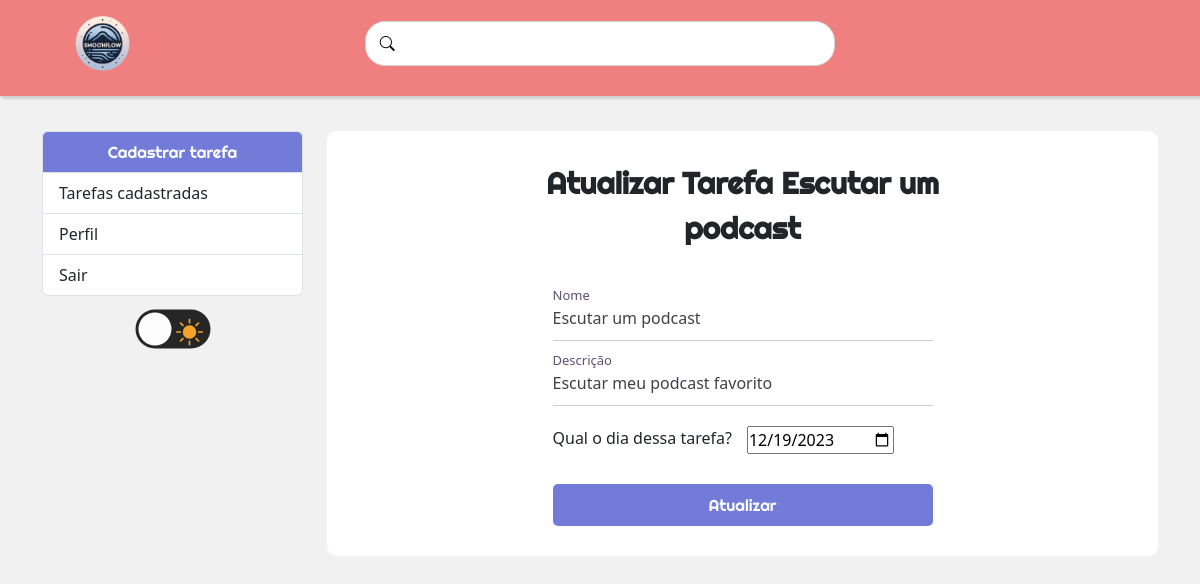
Page /tarefas/edit/57 (signed in) on the committed database.
### tarefas/models.py (models this page shows, shortened)
class Tarefas(models.Model):
    STATUS=(
        ('doing', 'Doing'),
        ('done', 'Done'),
    )
    titulo = models.CharField(max_length=100, null=False, blank=False)
    descricao = models.CharField(max_length=150)
    done = models.CharField(
        max_length=5,
        choices=STATUS,
    )
    criado_em = models.DateField(auto_now_add=True, null=False, blank=False)
    atualizado_em = models.DateTimeField(auto_now=True)
    termino = models.DateField(null=False, blank=False)
    finalizado_em = models.DateField(null=True, blank=True)

### tarefas/views.py (the view)
# urls.py: path('tarefas/edit/<int:id>', editTarefa, name='editTarefa'),
@login_required(login_url='/auth/login/')
def editTarefa(request, id):
    tarefa = get_object_or_404(Tarefas, pk=id)
    form = TarefaForm(instance=tarefa)
    if request.method == 'POST':
        form = TarefaForm(request.POST, instance=tarefa)
        if form.is_valid():
            tarefa.save()
            messages.info(request, 'Tarefa editada com sucesso!')
            return redirect('/tarefas/')
        else:
            return render(request, 'tarefas/editaTarefa.html', {'form': form, 'tarefa': tarefa})
    else:
        return render(request, 'tarefas/editaTarefa.html', {'form': form, 'tarefa': tarefa})

### tarefas/forms.py
class TarefaForm(forms.ModelForm):
    class Meta:
        model = Tarefas
        fields = ['titulo', 'descricao', 'termino']

### tarefas/templates/tarefas/editaTarefa.html (shortened to what this page needs)
{% extends "base.html" %}
{% block content %}
    <div class="col-md-9">
        <div class="container editaTarefa d-flex justify-content-center align-content-center">
            <form class="input-box" name="formulario-atualiza" method="POST">
                <header>Atualizar Tarefa {{ tarefa.titulo }}</header>
                <div class="input-field">
                    <input type="text" class="input" name="{{ form.titulo.name }}" id="{{ form.titulo.id_for_label }}" value="{{ form.titulo.value }}" required autocomplete="off">
                    <label for="{{ form.titulo.id_for_label }}">Nome</label>
                </div>
                <div class="input-field">
                    <input type="text" class="input" name="{{ form.descricao.name }}" id="{{ form.descricao.id_for_label }}" value="{{ form.descricao.value }}" required autocomplete="off">
                    <label for="{{ form.descricao.id_for_label }}">Descrição</label>
                </div>
                <div class="input-field-date">
                    <label for="{{ form.termino.id_for_label}}">Qual o dia dessa tarefa?</label>
                    <input type="date" name="{{ form.termino.name }}" id="{{ form.termino.id_for_label }}" value="{{ form.termino.value|date:'Y-m-d' }}">
                </div>
                <div class="input-field">
                    <input type="submit" class="submit" value="Atualizar">
                </div>
            </form>
        </div>
    </div>
{% endblock %}

### tarefas/static/css/style.css (style rules this page uses)
* { padding: 0; margin: 0; }
.tema-claro { background-color: #f1f1f1; transition: background 0.2s linear; }
.input-box { width: 400px; box-sizing: border-box; }
.input-box header { font-family: 'Righteous', sans-serif; font-weight: 700; text-align: center; margin-bottom: 45px; font-size: 30px; }
.input-field { display: flex; flex-direction: column; position: relative; padding: 0 10px 0 10px; }
.input-field-date { display: flex; flex-direction: row; position: relative; padding: 0 10px 0 10px; margin-bottom: 30px; }
.input { height: 45px; width: 100%; background: transparent; border: none; border-bottom: 1px solid rgba(0, 0, 0,0.2); outline: none; margin-bottom: 20px; color: #40414a; }
.input-field-date label { margin-right: 15px; }
.input-box .input-field label { position: absolute; top: 10px; pointer-events: none; transition: 0.5s; }
.input-box .input:valid ~ label { top: -10px; font-size: 13px; color: #5d5076; }
.submit { border: none; outline: none; height: 42px; background: #727BD7; color: white; border-radius: 5px; transition: 0.4s; font-family: "Righteous", sans-serif; font-weight: 400; transition: 0.1s; }
.editaTarefa { background-color: white; padding: 30px; border-radius: 10px; }

### rows in the picture
Tarefas: titulo "Escutar um podcast", descricao "Escutar meu podcast favorito", termino "12/19/2023"
